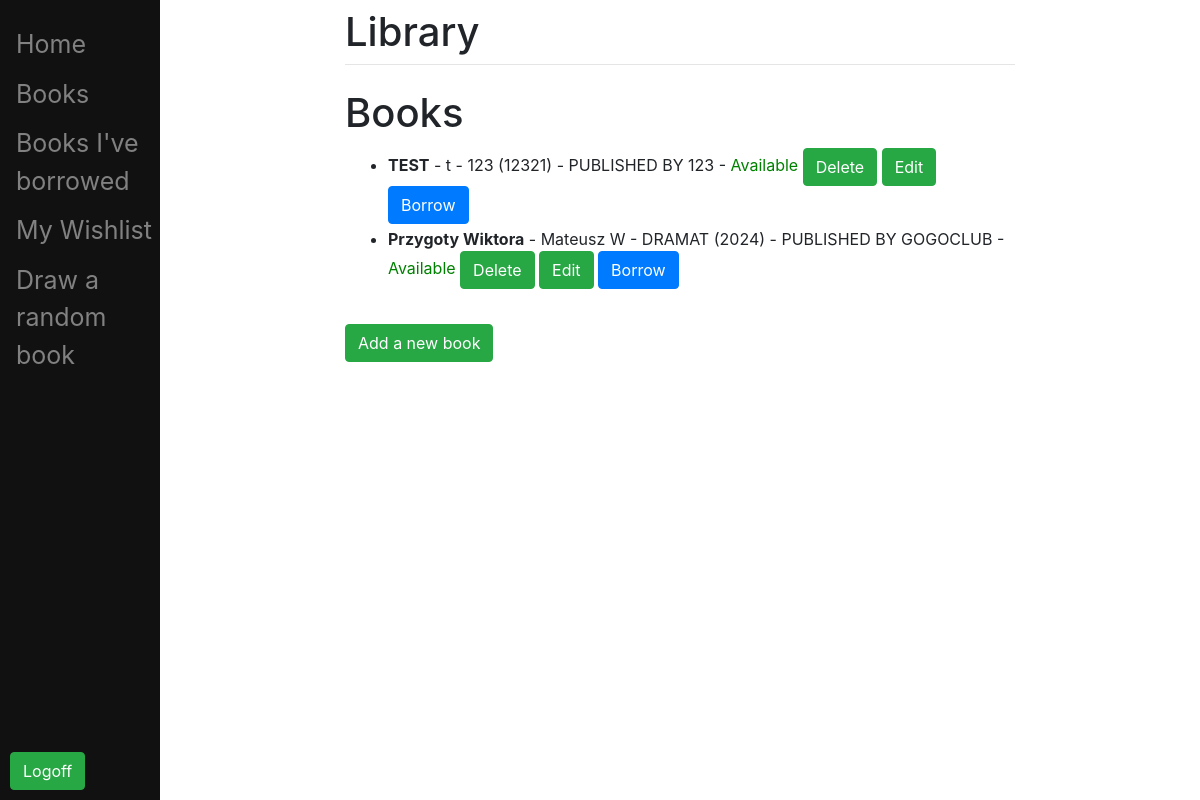
The page /books/ (signed in) on the database as committed earlier.
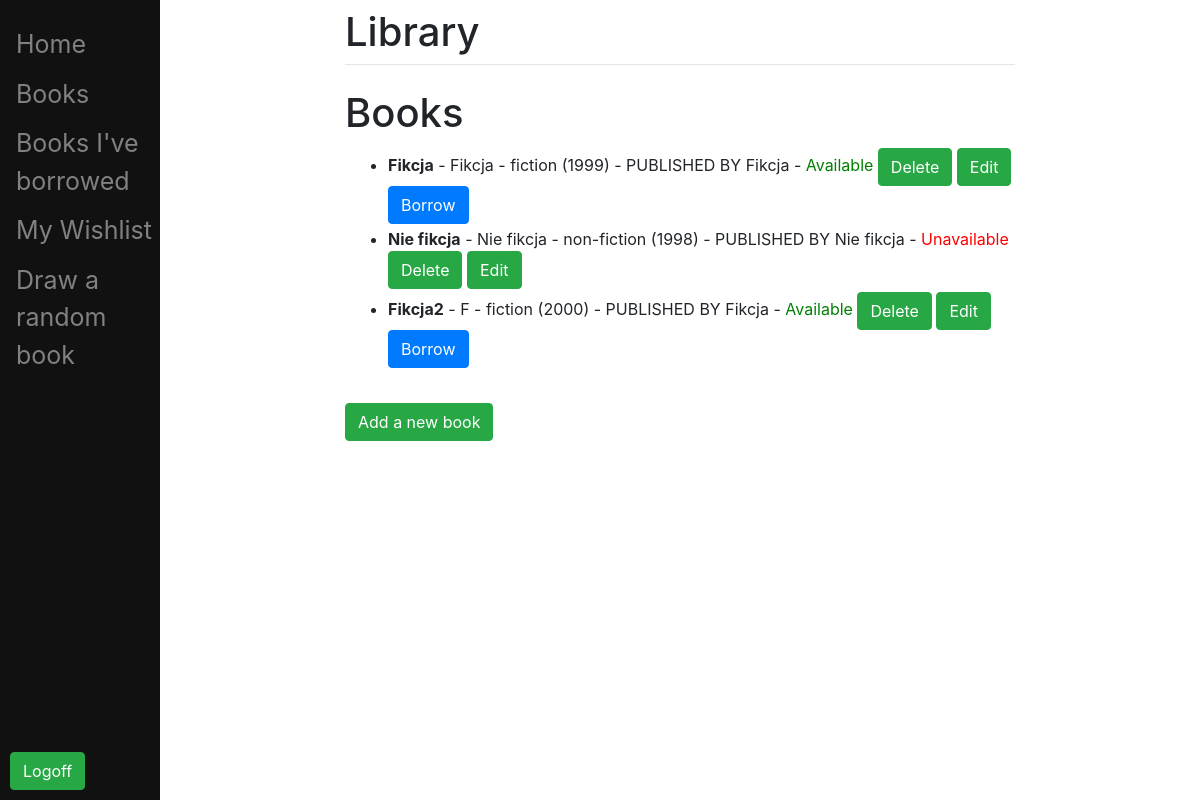
The same page on the database as committed later.
### app/models.py (models this page shows, shortened)
class Book(models.Model):
    GENRE_CHOICES = [
        ('fiction', 'Fiction'),
        ('non-fiction', 'Non-Fiction'),
        ('fantasy', 'Fantasy'),
        ]
    title = models.CharField(max_length=200)
    author = models.CharField(max_length=200)
    genre = models.CharField(max_length=20, choices=GENRE_CHOICES)
    year = models.IntegerField()
    borrowed_by = models.ForeignKey(User, on_delete=models.CASCADE, related_name="book", null=True, blank=True)
    available = models.BooleanField(default=True)
    quantity = models.PositiveIntegerField(default=1)
    publisher = models.CharField(max_length=200,null=True, blank=True)

### app/views.py (the view)
# urls.py: path('books/', views.book_list, name='book_list'),
@login_required
def book_list(request):
    books = Book.objects.all()
    return render(request, 'app/book_list.html', {'books': books})

### app/templates/app/book_list.html (shortened to what this page needs)
{% extends 'app/base.html' %}
{% block content %}
<h1>Books</h1>
<div class="input-group mb-3">
    <div class="input-group-prepend">
    <ul>
        {% for book in books %}
            <li style="margin:3px">
                <strong>{{ book.title }}</strong> - {{ book.author }} - {{ book.genre }} ({{ book.year }}) - PUBLISHED BY {{ book.publisher }} -
                {% if book.available %}
                    <span style="color:green;">Available</span>
                {% else %}
                    <span style="color:red;">Unavailable</span>
                {% endif %}
                {% for group in user.groups.all %}
                    {% if group.name == 'Employees' %}
                    <form action="{% url 'delete_book' book.id %}" method="post" style="display: inline;" class="form-group">
                        <button type="submit" class="btn btn-success">Delete</button>
                    </form>
                <a href="{% url 'edit_book' book.id %}" class="btn btn-success">Edit</a>
                {% endif %}
                {% endfor %}
                {% if book.available %}
                <form action="{% url 'borrow_book' book.id %}" method="post" style="display: inline;" class="form-group">
                <button type="submit" class="btn btn-primary">Borrow</button>
                </form>
                {% endif %}
            </li>
        {% endfor %}
    </ul>
    </div>
</div>
{% for group in user.groups.all %}
    {% if group.name == 'Employees' %}
<a href="{% url 'add_book' %}" class="btn btn-success">Add a new book</a>
    {% endif %}
{% endfor %}
{% endblock %}

### app/templates/app/base.html (shortened to what this page needs)
<!DOCTYPE html>
<html lang="en">
<head>
<link rel="stylesheet" href="https://cdn.jsdelivr.net/npm/bootstrap@4.3.1/dist/css/bootstrap.min.css">
</head>
<body>
    {% if user.is_authenticated %}
    <div class="sidenav">
        <a href="/home">Home</a>
        <a href="/books/">Books</a>
        <a href="/mypage/">Books I've borrowed</a>
        <a href="/wishlist">My Wishlist</a>
        <a href="/random_book">Draw a random book</a>
        <form method="post" action="{% url 'logout' %}">
            <button type="submit" class="btn btn-success" style="position: fixed; text-align:center; bottom:0;margin:10px;">Logoff</button>
        </form>
    </div>
    {% endif %}
    <div id="content" name="content" class="main">
        <div class="row justify-content-center">
            <div class="col-8">
                <h1 class="mt-2">Library</h1>
                <hr class="mt-0 mb-4">
                    {% block content %}
                    {% endblock %}
            </div>
        </div>
    </div>
</body>
</html>

### app/templates/app/base.html (style rules this page uses)
.sidenav { height: 100%; width: 160px; position: fixed; z-index: 1; top: 0; left: 0; background-color: #111; overflow-x: hidden; padding-top: 20px; }
.sidenav a { padding: 6px 8px 6px 16px; text-decoration: none; font-size: 25px; color: #818181; display: block; }
.main { margin-left: 160px; padding: 0px 10px; }

Rows that differ between the two databases and show on the page:
removed Book: title "TEST", author "t", genre "123", year "12321", publisher "123", available "Available"
removed Book: title "Przygoty Wiktora", author "Mateusz W", genre "DRAMAT", year "2024", publisher "GOGOCLUB", available "Available"
added Book: title "Fikcja", author "Fikcja", genre "fiction", year "1999", publisher "Fikcja", available "Available"
added Book: title "Nie fikcja", author "Nie fikcja", genre "non-fiction", year "1998", publisher "Nie fikcja", available "Unavailable"
added Book: title "Fikcja2", author "F", genre "fiction", year "2000", publisher "Fikcja", available "Available"
